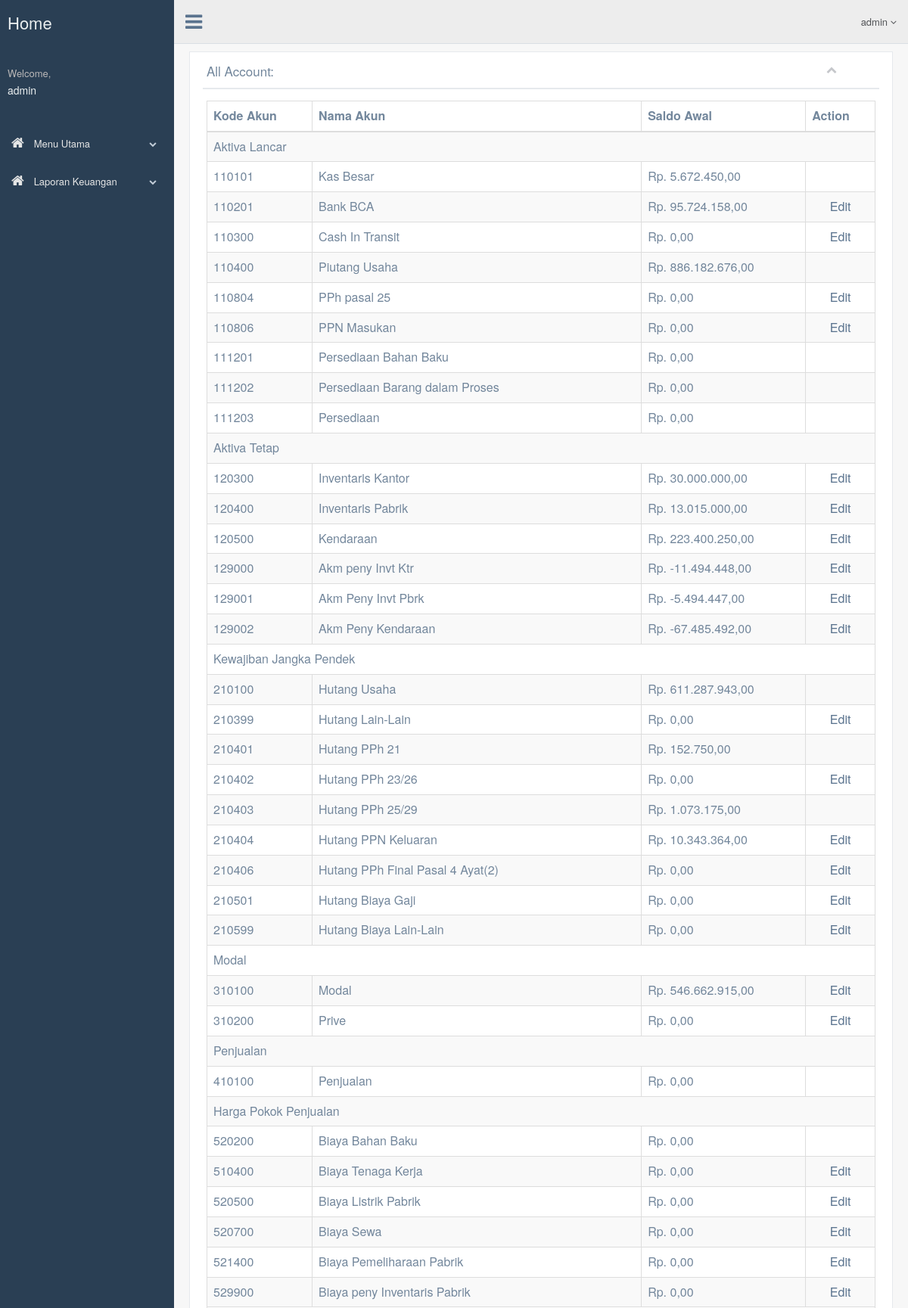
Page /SIA/views/all_akun.php (signed in, upper part) on the earlier database version.
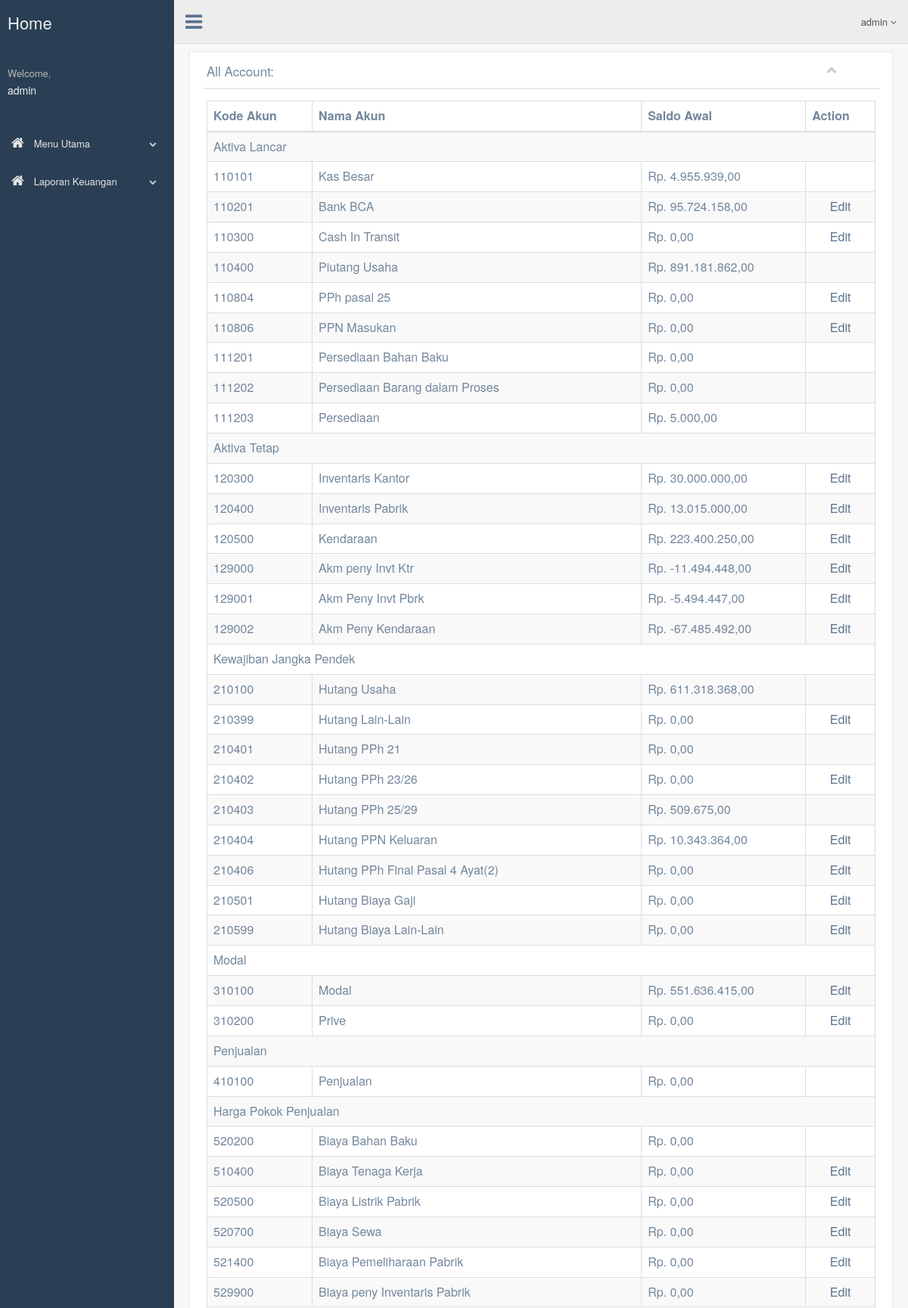
Same page on the later database version.
### tables this page shows
CREATE TABLE `saldo` (
  `id_saldo` int(255) NOT NULL,
  `id_akun` int(255) NOT NULL,
  `saldo` int(255) NOT NULL
);

CREATE TABLE `akun` (
  `id_akun` int(255) NOT NULL,
  `nama` varchar(255) NOT NULL,
  `kode_akun` varchar(255) NOT NULL,
  `status` varchar(255) NOT NULL
);

### SIA/model/function.php (called while the page is built, shortened)
<?php
class akun{
function get_akun_list(){
$sql=mysql_query("SELECT *from akun a,saldo b where a.id_akun=b.id_akun order by a.id_akun");
while($m=mysql_fetch_array($sql))
$data[]=$m;
return $data;
}
function check_akun($id_akun){
include "../model/database.php";
						$sql="select * from isi_jurnal where id_akun='$id_akun' ";
						$query =mysqli_query($con,$sql);
						$cek=mysqli_num_rows($query);
						return $cek;
}
}
?>

### SIA/views/all_akun.php (the view, shortened to what this page needs)
<?php
include "../model/database.php";
include "../model/function.php";
$akun=new akun();
$tes=$akun->get_akun_list();
$saldo2=0;
$saldo3=0;
$saldo4=0;
$saldo5=0;
if(!empty($_SESSION['user']))
{
?>
<head>
    <link href="../vendors/bootstrap/dist/css/bootstrap.min.css" rel="stylesheet">
    <link href="../vendors/font-awesome/css/font-awesome.min.css" rel="stylesheet">
    <link href="../vendors/nprogress/nprogress.css" rel="stylesheet">
    <link href="../vendors/iCheck/skins/flat/green.css" rel="stylesheet">
    <link href="../vendors/google-code-prettify/bin/prettify.min.css" rel="stylesheet">
    <link href="../vendors/select2/dist/css/select2.min.css" rel="stylesheet">
    <link href="../vendors/switchery/dist/switchery.min.css" rel="stylesheet">
    <link href="../vendors/starrr/dist/starrr.css" rel="stylesheet">
    <link href="../vendors/bootstrap-daterangepicker/daterangepicker.css" rel="stylesheet">
    <link href="../build/css/custom.min.css" rel="stylesheet">
  </head>
<body class="nav-md">
    <div class="container body">
      <div class="main_container">
        <div class="col-md-3 left_col">
          <div class="left_col scroll-view">
            <div class="navbar nav_title" style="border: 0;">
              <a href="home.php" class="site_title"><span>Home</span></a>
            </div>
            <div class="profile clearfix">
              <div class="profile_info">
                <span>Welcome,</span>
                <h2><?php   print $_SESSION['user'];?></h2>
              </div>
            </div>
            <br />
            <div id="sidebar-menu" class="main_menu_side hidden-print main_menu">
              <div class="menu_section">
                <?php  include "menu.php"; ?>
              </div>
            </div>
          </div>
        </div>
        <div class="top_nav">
          <div class="nav_menu">
            <nav>
              <div class="nav toggle">
                <a id="menu_toggle"><i class="fa fa-bars"></i></a>
              </div>
              <ul class="nav navbar-nav navbar-right">
                <li class="">
                  <a href="javascript:;" class="user-profile dropdown-toggle" data-toggle="dropdown" aria-expanded="false">
                   <?php   print $_SESSION['user'];?>
                    <span class=" fa fa-angle-down"></span>
                  </a>
                </li>
              </ul>
            </nav>
          </div>
        </div>
        <div class="right_col" role="main">
          <div class="">
            <div class="row">
              <div class="col-md-12 col-sm-12 col-xs-12">
                <div class="x_panel">
                  <div class="x_title">
                    <h2>All Account:</h2>
                    <ul class="nav navbar-right panel_toolbox">
                      <li><a class="collapse-link"><i class="fa fa-chevron-up"></i></a>
                      </li>
                    </ul>
                    <div class="clearfix"></div>
                  </div>
                 <div class="x_content">
                    <table id="data" class="table table-striped table-bordered datatable">
                      <thead>
                       <tr>
						<th>Kode Akun</th>
						<th>Nama Akun</th>
						<th>Saldo Awal</th>
						<th>Action</th>
						</tr>
                      </thead>
                      <tbody>
<tr><td colspan=4>Aktiva Lancar</td></tr>
<?php
foreach($tes as $m){
if($m['status']=="1"){
?>
<Tr> <Td><?php print $m['status'].$m['kode_akun'];?></td>
<Td><?php print $m['nama'];?></td>
<Td><?php print "Rp. ".number_format($m['saldo'],2,",",".");?></td>
<td align=center>
<?php
if($akun->check_akun($m['id_akun']) == 0){
?>
<a href="edit_akun.php?id=<?php print $m['id_akun'];?>">Edit</a>
<?php } ?></td>
</tr>
<?php
}
}
?>
<tr><td colspan=4>Aktiva Tetap</td></tr>
<?php
foreach($tes as $m){
if($m['status']=="12"){
?>
<Tr> <Td><?php print $m['status'].$m['kode_akun'];?></td>
<Td><?php print $m['nama'];?></td>
<Td><?php print "Rp. ".number_format($m['saldo'],2,",",".");?></td>
<td align=center>
<?php
if($akun->check_akun($m['id_akun']) == 0){
?>
<a href="edit_akun.php?id=<?php print $m['id_akun'];?>">Edit</a>
<?php } ?></td>
</tr>
<?php
}
}
?>
<tr><td colspan=4>Kewajiban Jangka Pendek</td></tr>
<?php
foreach($tes as $m){
if($m['status']=="2"){$saldo2+=$m['saldo'];
?>
<Tr> <Td><?php print $m['status'].$m['kode_akun'];?></td>
<Td><?php print $m['nama'];?></td>
<Td><?php print "Rp. ".number_format($m['saldo'],2,",",".");?></td>
<td align=center>
<?php
if($akun->check_akun($m['id_akun']) == 0){
?>
<a href="edit_akun.php?id=<?php print $m['id_akun'];?>">Edit</a>
<?php } ?></td>
</tr>
<?php
}
}
?>
<tr><td colspan=4>Modal</td></tr>
<?php
foreach($tes as $m){
if($m['status']=="3"){$saldo3+=$m['saldo'];
?>
<Tr> <Td><?php print $m['status'].$m['kode_akun'];?></td>
<Td><?php print $m['nama'];?></td>
<Td><?php print "Rp. ".number_format($m['saldo'],2,",",".");?></td>
<td align=center>
<?php
if($akun->check_akun($m['id_akun']) == 0){
?>
<a href="edit_akun.php?id=<?php print $m['id_akun'];?>">Edit</a>
<?php } ?></td>
</tr>
<?php
}
}
?>
<tr><td colspan=4>Penjualan</td></tr>
<?php
foreach($tes as $m){
if($m['status']=="4"){$saldo4+=$m['saldo'];
?>
<Tr> <Td><?php print $m['status'].$m['kode_akun'];?></td>
<Td><?php print $m['nama'];?></td>
<Td><?php print "Rp. ".number_format($m['saldo'],2,",",".");?></td>
<td align=center>
<?php
if($akun->check_akun($m['id_akun']) == 0){
?>
<a href="edit_akun.php?id=<?php print $m['id_akun'];?>">Edit</a>
<?php } ?></td>
</tr>
<?php
}
}
?>
<tr><td colspan=4>Harga Pokok Penjualan</td></tr>
<?php
foreach($tes as $m){
if($m['status']=="5"){$saldo5+=$m['saldo'];
?>
<Tr> <Td><?php print $m['status'].$m['kode_akun'];?></td>
<Td><?php print $m['nama'];?></td>
<Td><?php print "Rp. ".number_format($m['saldo'],2,",",".");?></td>
<td align=center>
<?php
if($akun->check_akun($m['id_akun']) == 0){
?>
<a href="edit_akun.php?id=<?php print $m['id_akun'];?>">Edit</a>
<?php } ?></td>
</tr>
<?php
}
}
?>
                      </tbody>
                    </table>
                  </div>
                </div>
              </div>
            </div>
      </div>
    </div>
  </body>
<?php
}else{
header('location:../../index.php?i=login');
}
?>

### SIA/views/menu.php (shortened to what this page needs)
<ul class="nav side-menu">
<li><a><i class="fa fa-home"></i> Menu Utama <span class="fa fa-chevron-down"></span></a>
</li>
<?php
if($_SESSION['status']=="keuangan" or $_SESSION['status']=="admin"){
?>
<li><a><i class="fa fa-home"></i> Laporan Keuangan <span class="fa fa-chevron-down"></span></a>
</li>
<?php
}
?>

Differences in the rows shown:
changed saldo "Kas Besar": saldo "5.672.450,00" → "4.955.939,00"
changed saldo "Piutang Usaha": saldo "886.182.676,00" → "891.181.862,00"
changed saldo "Persediaan": saldo "0,00" → "5.000,00"
changed saldo "Hutang Usaha": saldo "611.287.943,00" → "611.318.368,00"
changed saldo "Hutang PPh 21": saldo "152.750,00" → "0,00"
changed saldo "Hutang PPh 25/29": saldo "1.073.175,00" → "509.675,00"
changed saldo "Modal": saldo "546.662.915,00" → "551.636.415,00"
